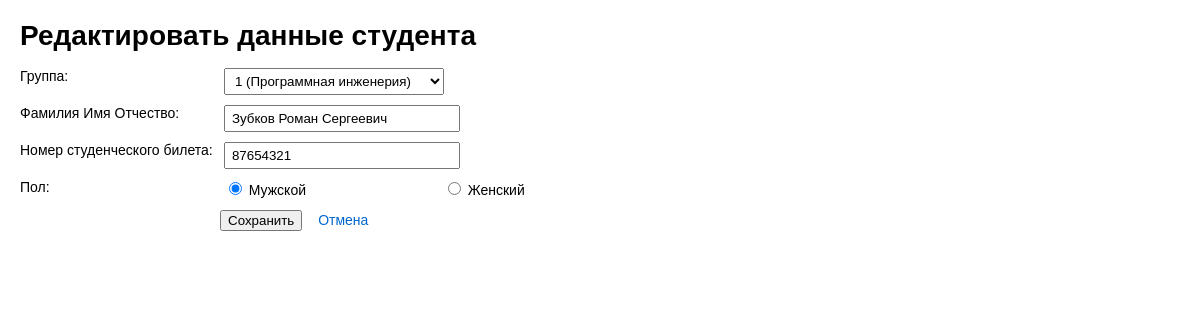
/index.php?action=student_edit&id=1, run on the app's committed database.
### tables this page shows
CREATE TABLE students (
        id INTEGER PRIMARY KEY,
        group_id INTEGER NOT NULL,
        full_name TEXT NOT NULL,
        gender TEXT NOT NULL CHECK(gender IN ('М', 'Ж')),
        birth_date TEXT NOT NULL,
        student_id TEXT NOT NULL UNIQUE,
        FOREIGN KEY (group_id) REFERENCES groups(id) ON DELETE CASCADE
    );

CREATE TABLE groups (
        id INTEGER PRIMARY KEY,
        number TEXT NOT NULL,
        program TEXT NOT NULL,
        graduation_year INTEGER NOT NULL
    );

### src/models/Student.php (called while the page is built, shortened)
<?php
class Student
{
    public static function getGroupsForSelect()
    {
        $pdo = getDatabaseConnection();
        $currentYear = (int) date('Y');
        $statement = $pdo->prepare("
            SELECT id, number, program
            FROM groups
            WHERE graduation_year >= ?
            ORDER BY number
        ");
        $statement->execute([$currentYear]);
        return $statement->fetchAll(PDO::FETCH_ASSOC);
    }
    public static function find($studentId)
    {
        $pdo = getDatabaseConnection();
        $statement = $pdo->prepare("SELECT * FROM students WHERE id = ?");
        $statement->execute([$studentId]);
        return $statement->fetch(PDO::FETCH_ASSOC);
    }
}

### src/views/students/edit.php (the view, shortened to what this page needs)
<!DOCTYPE html>
<html lang="ru">
<head>
</head>
<body>
    <h1>Редактировать данные студента</h1>
    <form method="POST" action="index.php?action=student_update">
        <div class="form-group">
            <label>Группа:</label>
            <select name="group_id" required>
                <?php foreach ($groupOptions as $group): ?>
                    <option value="<?= (int)$group['id'] ?>" <?= $group['id'] == $studentRecord['group_id'] ? 'selected' : '' ?>>
                        <?= htmlspecialchars($group['number']) ?> (<?= htmlspecialchars($group['program']) ?>)
                    </option>
                <?php endforeach; ?>
            </select>
        </div>
        <div class="form-group">
            <label>Фамилия Имя Отчество:</label>
            <input type="text" name="full_name" value="<?= htmlspecialchars($studentRecord['full_name']) ?>" required>
        </div>
        <div class="form-group">
            <label>Номер студенческого билета:</label>
            <input type="text" name="student_id" value="<?= htmlspecialchars($studentRecord['student_id']) ?>" required>
        </div>
        <div class="form-group">
            <label>Пол:</label>
            <span class="radio-group">
                <label><input type="radio" name="gender" value="М" <?= $studentRecord['gender'] === 'М' ? 'checked' : '' ?>> Мужской</label>
                <label><input type="radio" name="gender" value="Ж" <?= $studentRecord['gender'] === 'Ж' ? 'checked' : '' ?>> Женский</label>
            </span>
        </div>
        <div class="actions">
            <button type="submit">Сохранить</button>
            <a href="index.php">Отмена</a>
        </div>
    </form>
</body>
</html>

### src/views/students/edit.php (style rules this page uses)
body { font-family: Arial, sans-serif; margin: 20px; font-size: 14px; }
h1 { margin-bottom: 16px; }
.form-group { margin: 10px 0; }
label { display: inline-block; width: 200px; vertical-align: top; }
input[type="text"], select { padding: 4px 6px; width: 220px; }
.radio-group label { display: inline-block; margin-right: 15px; }
.actions { margin-left: 200px; margin-top: 12px; }
.actions a { margin-left: 12px; color: #0066cc; text-decoration: none; }

### data on the page
students: group_id "1 (Программная инженерия)", full_name "Зубков Роман Сергеевич", student_id "87654321", gender "☑ Мужской", gender "☐ Женский"
